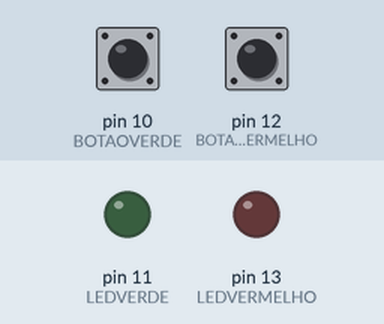
This sketch was run on a simulated Arduino Uno, built with avr-gcc and run on an emulated ATmega328P. Parts: output pins drawn as LEDs (lit = HIGH). The test bench sets the inputs (shaded band); at power-on: pin 10 (BOTAOVERDE) LOW, pin 12 (BOTAOVERMELHO) LOW.

Above: at 1.2 s.
1.3 s: pin 10 (BOTAOVERDE) pulled HIGH for 0.15 s
At 2.2 s:
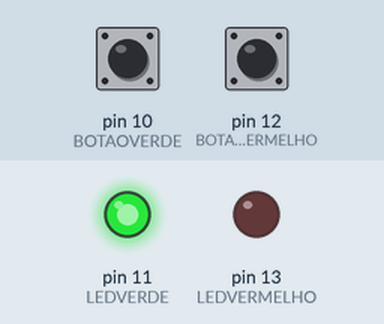
2.9 s: pin 12 (BOTAOVERMELHO) pulled HIGH for 0.15 s
At 3.5 s:
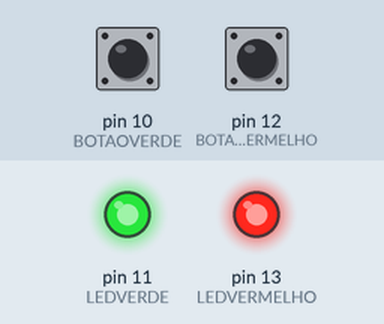
4.5 s: pin 10 (BOTAOVERDE) pulled HIGH for 1 s
At 4.8 s:
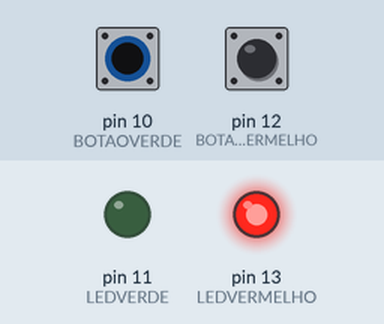
7.0 s: pin 10 (BOTAOVERDE) pulled HIGH for 3.2 s
At 7.6 s:
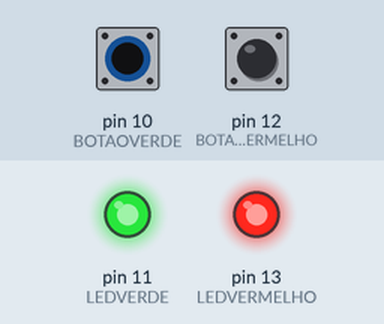
11.7 s: pin 12 (BOTAOVERMELHO) pulled HIGH for 1 s
At 12.7 s:
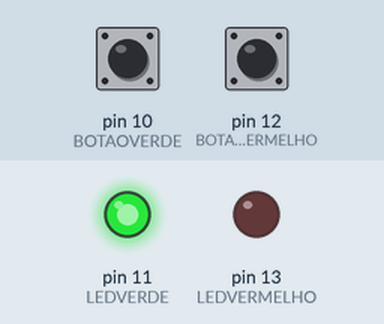
Timing chart, 0 to 14.7 s (numbered marks = the images above; inputs shaded):
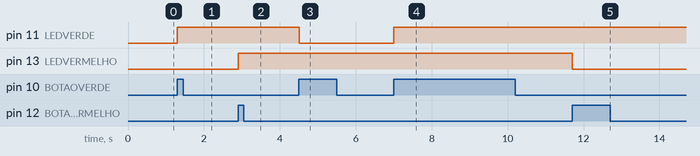

Measured:
- after the input at 1.3 s, pin 11 (LEDVERDE): LOW → HIGH at once
- after the input at 2.9 s, pin 13 (LEDVERMELHO): LOW → HIGH at once
- after the input at 4.5 s, pin 11 (LEDVERDE): HIGH → LOW at once
- after the input at 7.0 s, pin 11 (LEDVERDE): LOW → HIGH at once
- after the input at 11.7 s, pin 13 (LEDVERMELHO): HIGH → LOW at once

The sketch:

switch_led_2.ino
```cpp
const byte LEDVERMELHO = 13;//constante pois não será alterado
const byte BOTAOVERMELHO = 12;

const byte LEDVERDE = 11;//constante pois não será alterado
const byte BOTAOVERDE = 10;

//Vermelho
byte valorBotaoVermelho; //declaracao valor byte
byte valorBotaoAnteriorVermelho;
boolean ledLigadoVermelho = false;

//Verde
byte valorBotaoVerde; //declaracao valor byte
byte valorBotaoAnteriorVerde;
boolean ledLigadoVerde = false;


void setup(){
  pinMode(LEDVERMELHO, OUTPUT); //o led tera uma saida do arduino
  pinMode(BOTAOVERMELHO, INPUT);//o botao tera um imput para o arduino
  pinMode(LEDVERDE, OUTPUT); //o led tera uma saida do arduino
  pinMode(BOTAOVERDE, INPUT);//o botao tera um imput para o arduino

}

void loop(){
  valorBotaoVermelho = digitalRead(BOTAOVERMELHO); //le o valor do botao vermelho e armazena na variavel byte
  valorBotaoVerde = digitalRead(BOTAOVERDE); //le o valor do botao verde e armazena na variavel byte

  if (valorBotaoAnteriorVermelho != valorBotaoVermelho){
    if(valorBotaoVermelho == 1) {
      ledLigadoVermelho = !ledLigadoVermelho;
      digitalWrite(LEDVERMELHO, ledLigadoVermelho); //escreve a função para o LED
    }
  }

  if (valorBotaoAnteriorVerde != valorBotaoVerde){
    if(valorBotaoVerde == 1) {
      ledLigadoVerde = !ledLigadoVerde;
      digitalWrite(LEDVERDE, ledLigadoVerde); //escreve a função para o LED
    }
  }

  valorBotaoAnteriorVermelho = valorBotaoVermelho;
  valorBotaoAnteriorVerde = valorBotaoVerde;

  delay(10);
}
```
